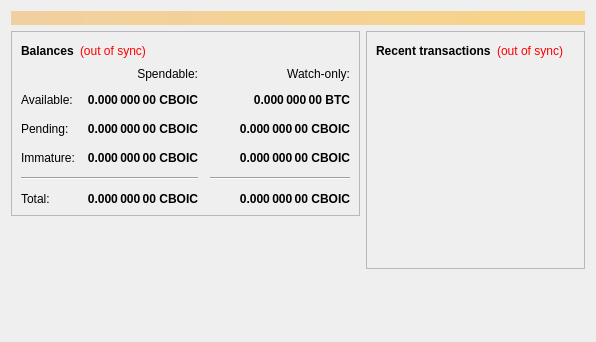
<?xml version="1.0" encoding="UTF-8"?>
<ui version="4.0">
 <class>OverviewPage</class>
 <widget class="QWidget" name="OverviewPage">
  <property name="geometry">
   <rect>
    <x>0</x>
    <y>0</y>
    <width>596</width>
    <height>342</height>
   </rect>
  </property>
  <property name="windowTitle">
   <string>Form</string>
  </property>
  <layout class="QVBoxLayout" name="topLayout">
   <item>
    <widget class="QLabel" name="labelAlerts">
     <property name="visible">
      <bool>false</bool>
     </property>
     <property name="styleSheet">
      <string notr="true">background-color: qlineargradient(x1: 0, y1: 0, x2: 1, y2: 0, stop:0 #F0D0A0, stop:1 #F8D488); color:#000000;</string>
     </property>
     <property name="wordWrap">
      <bool>true</bool>
     </property>
     <property name="margin">
      <number>3</number>
     </property>
    </widget>
   </item>
   <item>
    <layout class="QHBoxLayout" name="horizontalLayout" stretch="1,1">
     <item>
      <layout class="QVBoxLayout" name="verticalLayout_2">
       <item>
        <widget class="QFrame" name="frame">
         <property name="frameShape">
          <enum>QFrame::StyledPanel</enum>
         </property>
         <property name="frameShadow">
          <enum>QFrame::Raised</enum>
         </property>
         <layout class="QVBoxLayout" name="verticalLayout_4">
          <item>
           <layout class="QHBoxLayout" name="horizontalLayout_4">
            <item>
             <widget class="QLabel" name="label_5">
              <property name="font">
               <font>
                <weight>75</weight>
                <bold>true</bold>
               </font>
              </property>
              <property name="text">
               <string>Balances</string>
              </property>
             </widget>
            </item>
            <item>
             <widget class="QLabel" name="labelWalletStatus">
              <property name="cursor">
               <cursorShape>WhatsThisCursor</cursorShape>
              </property>
              <property name="toolTip">
               <string>The displayed information may be out of date. Your wallet automatically synchronizes with the Cboic network after a connection is established, but this process has not completed yet.</string>
              </property>
              <property name="styleSheet">
               <string notr="true">QLabel { color: red; }</string>
              </property>
              <property name="text">
               <string notr="true">(out of sync)</string>
              </property>
              <property name="alignment">
               <set>Qt::AlignLeading|Qt::AlignLeft|Qt::AlignVCenter</set>
              </property>
             </widget>
            </item>
            <item>
             <spacer name="horizontalSpacer_3">
              <property name="orientation">
               <enum>Qt::Horizontal</enum>
              </property>
              <property name="sizeHint" stdset="0">
               <size>
                <width>40</width>
                <height>20</height>
               </size>
              </property>
             </spacer>
            </item>
           </layout>
          </item>
          <item>
           <layout class="QGridLayout" name="gridLayout">
            <property name="spacing">
             <number>12</number>
            </property>
            <item row="2" column="2">
             <widget class="QLabel" name="labelWatchPending">
              <property name="font">
               <font>
                <weight>75</weight>
                <bold>true</bold>
               </font>
              </property>
              <property name="cursor">
               <cursorShape>IBeamCursor</cursorShape>
              </property>
              <property name="toolTip">
               <string>Unconfirmed transactions to watch-only addresses</string>
              </property>
              <property name="text">
               <string notr="true">0.000 000 00 CBOIC</string>
              </property>
              <property name="alignment">
               <set>Qt::AlignRight|Qt::AlignTrailing|Qt::AlignVCenter</set>
              </property>
              <property name="textInteractionFlags">
               <set>Qt::LinksAccessibleByMouse|Qt::TextSelectableByKeyboard|Qt::TextSelectableByMouse</set>
              </property>
             </widget>
            </item>
            <item row="2" column="1">
             <widget class="QLabel" name="labelUnconfirmed">
              <property name="font">
               <font>
                <weight>75</weight>
                <bold>true</bold>
               </font>
              </property>
              <property name="cursor">
               <cursorShape>IBeamCursor</cursorShape>
              </property>
              <property name="toolTip">
               <string>Total of transactions that have yet to be confirmed, and do not yet count toward the spendable balance</string>
              </property>
              <property name="text">
               <string notr="true">0.000 000 00 CBOIC</string>
              </property>
              <property name="alignment">
               <set>Qt::AlignRight|Qt::AlignTrailing|Qt::AlignVCenter</set>
              </property>
              <property name="textInteractionFlags">
               <set>Qt::LinksAccessibleByMouse|Qt::TextSelectableByKeyboard|Qt::TextSelectableByMouse</set>
              </property>
             </widget>
            </item>
            <item row="3" column="2">
             <widget class="QLabel" name="labelWatchImmature">
              <property name="font">
               <font>
                <weight>75</weight>
                <bold>true</bold>
               </font>
              </property>
              <property name="cursor">
               <cursorShape>IBeamCursor</cursorShape>
              </property>
              <property name="toolTip">
               <string>Mined balance in watch-only addresses that has not yet matured</string>
              </property>
              <property name="text">
               <string notr="true">0.000 000 00 CBOIC</string>
              </property>
              <property name="alignment">
               <set>Qt::AlignRight|Qt::AlignTrailing|Qt::AlignVCenter</set>
              </property>
              <property name="textInteractionFlags">
               <set>Qt::LinksAccessibleByMouse|Qt::TextSelectableByKeyboard|Qt::TextSelectableByMouse</set>
              </property>
             </widget>
            </item>
            <item row="4" column="0" colspan="2">
             <widget class="Line" name="line">
              <property name="orientation">
               <enum>Qt::Horizontal</enum>
              </property>
             </widget>
            </item>
            <item row="4" column="2">
             <widget class="Line" name="lineWatchBalance">
              <property name="sizePolicy">
               <sizepolicy hsizetype="Preferred" vsizetype="Fixed">
                <horstretch>0</horstretch>
                <verstretch>0</verstretch>
               </sizepolicy>
              </property>
              <property name="minimumSize">
               <size>
                <width>140</width>
                <height>0</height>
               </size>
              </property>
              <property name="orientation">
               <enum>Qt::Horizontal</enum>
              </property>
             </widget>
            </item>
            <item row="5" column="0">
             <widget class="QLabel" name="labelTotalText">
              <property name="text">
               <string>Total:</string>
              </property>
             </widget>
            </item>
            <item row="3" column="1">
             <widget class="QLabel" name="labelImmature">
              <property name="font">
               <font>
                <weight>75</weight>
                <bold>true</bold>
               </font>
              </property>
              <property name="cursor">
               <cursorShape>IBeamCursor</cursorShape>
              </property>
              <property name="toolTip">
               <string>Mined balance that has not yet matured</string>
              </property>
              <property name="text">
               <string notr="true">0.000 000 00 CBOIC</string>
              </property>
              <property name="alignment">
               <set>Qt::AlignRight|Qt::AlignTrailing|Qt::AlignVCenter</set>
              </property>
              <property name="textInteractionFlags">
               <set>Qt::LinksAccessibleByMouse|Qt::TextSelectableByKeyboard|Qt::TextSelectableByMouse</set>
              </property>
             </widget>
            </item>
            <item row="2" column="3">
             <spacer name="horizontalSpacer_2">
              <property name="orientation">
               <enum>Qt::Horizontal</enum>
              </property>
              <property name="sizeHint" stdset="0">
               <size>
                <width>40</width>
                <height>20</height>
               </size>
              </property>
             </spacer>
            </item>
            <item row="3" column="0">
             <widget class="QLabel" name="labelImmatureText">
              <property name="text">
               <string>Immature:</string>
              </property>
             </widget>
            </item>
            <item row="5" column="1">
             <widget class="QLabel" name="labelTotal">
              <property name="font">
               <font>
                <weight>75</weight>
                <bold>true</bold>
               </font>
              </property>
              <property name="cursor">
               <cursorShape>IBeamCursor</cursorShape>
              </property>
              <property name="toolTip">
               <string>Your current total balance</string>
              </property>
              <property name="text">
               <string notr="true">0.000 000 00 CBOIC</string>
              </property>
              <property name="alignment">
               <set>Qt::AlignRight|Qt::AlignTrailing|Qt::AlignVCenter</set>
              </property>
              <property name="textInteractionFlags">
               <set>Qt::LinksAccessibleByMouse|Qt::TextSelectableByKeyboard|Qt::TextSelectableByMouse</set>
              </property>
             </widget>
            </item>
            <item row="5" column="2">
             <widget class="QLabel" name="labelWatchTotal">
              <property name="font">
               <font>
                <weight>75</weight>
                <bold>true</bold>
               </font>
              </property>
              <property name="cursor">
               <cursorShape>IBeamCursor</cursorShape>
              </property>
              <property name="toolTip">
               <string>Current total balance in watch-only addresses</string>
              </property>
              <property name="text">
               <string notr="true">0.000 000 00 CBOIC</string>
              </property>
              <property name="alignment">
               <set>Qt::AlignRight|Qt::AlignTrailing|Qt::AlignVCenter</set>
              </property>
              <property name="textInteractionFlags">
               <set>Qt::LinksAccessibleByMouse|Qt::TextSelectableByKeyboard|Qt::TextSelectableByMouse</set>
              </property>
             </widget>
            </item>
            <item row="0" column="2">
             <widget class="QLabel" name="labelWatchonly">
              <property name="text">
               <string>Watch-only:</string>
              </property>
              <property name="alignment">
               <set>Qt::AlignRight|Qt::AlignTrailing|Qt::AlignVCenter</set>
              </property>
             </widget>
            </item>
            <item row="1" column="0">
             <widget class="QLabel" name="labelBalanceText">
              <property name="text">
               <string>Available:</string>
              </property>
             </widget>
            </item>
            <item row="1" column="1">
             <widget class="QLabel" name="labelBalance">
              <property name="font">
               <font>
                <weight>75</weight>
                <bold>true</bold>
               </font>
              </property>
              <property name="cursor">
               <cursorShape>IBeamCursor</cursorShape>
              </property>
              <property name="toolTip">
               <string>Your current spendable balance</string>
              </property>
              <property name="text">
               <string notr="true">0.000 000 00 CBOIC</string>
              </property>
              <property name="alignment">
               <set>Qt::AlignRight|Qt::AlignTrailing|Qt::AlignVCenter</set>
              </property>
              <property name="textInteractionFlags">
               <set>Qt::LinksAccessibleByMouse|Qt::TextSelectableByKeyboard|Qt::TextSelectableByMouse</set>
              </property>
             </widget>
            </item>
            <item row="1" column="2">
             <widget class="QLabel" name="labelWatchAvailable">
              <property name="font">
               <font>
                <weight>75</weight>
                <bold>true</bold>
               </font>
              </property>
              <property name="cursor">
               <cursorShape>IBeamCursor</cursorShape>
              </property>
              <property name="toolTip">
               <string>Your current balance in watch-only addresses</string>
              </property>
              <property name="text">
               <string notr="true">0.000 000 00 BTC</string>
              </property>
              <property name="alignment">
               <set>Qt::AlignRight|Qt::AlignTrailing|Qt::AlignVCenter</set>
              </property>
              <property name="textInteractionFlags">
               <set>Qt::LinksAccessibleByMouse|Qt::TextSelectableByKeyboard|Qt::TextSelectableByMouse</set>
              </property>
             </widget>
            </item>
            <item row="2" column="0">
             <widget class="QLabel" name="labelPendingText">
              <property name="text">
               <string>Pending:</string>
              </property>
             </widget>
            </item>
            <item row="0" column="1">
             <widget class="QLabel" name="labelSpendable">
              <property name="text">
               <string>Spendable:</string>
              </property>
              <property name="alignment">
               <set>Qt::AlignRight|Qt::AlignTrailing|Qt::AlignVCenter</set>
              </property>
             </widget>
            </item>
           </layout>
          </item>
         </layout>
        </widget>
       </item>
       <item>
        <spacer name="verticalSpacer">
         <property name="orientation">
          <enum>Qt::Vertical</enum>
         </property>
         <property name="sizeHint" stdset="0">
          <size>
           <width>20</width>
           <height>40</height>
          </size>
         </property>
        </spacer>
       </item>
      </layout>
     </item>
     <item>
      <layout class="QVBoxLayout" name="verticalLayout_3">
       <item>
        <widget class="QFrame" name="frame_2">
         <property name="frameShape">
          <enum>QFrame::StyledPanel</enum>
         </property>
         <property name="frameShadow">
          <enum>QFrame::Raised</enum>
         </property>
         <layout class="QVBoxLayout" name="verticalLayout">
          <item>
           <layout class="QHBoxLayout" name="horizontalLayout_2">
            <item>
             <widget class="QLabel" name="label_4">
              <property name="font">
               <font>
                <weight>75</weight>
                <bold>true</bold>
               </font>
              </property>
              <property name="text">
               <string>Recent transactions</string>
              </property>
             </widget>
            </item>
            <item>
             <widget class="QLabel" name="labelTransactionsStatus">
              <property name="cursor">
               <cursorShape>WhatsThisCursor</cursorShape>
              </property>
              <property name="toolTip">
               <string>The displayed information may be out of date. Your wallet automatically synchronizes with the Cboic network after a connection is established, but this process has not completed yet.</string>
              </property>
              <property name="styleSheet">
               <string notr="true">QLabel { color: red; }</string>
              </property>
              <property name="text">
               <string notr="true">(out of sync)</string>
              </property>
              <property name="alignment">
               <set>Qt::AlignRight|Qt::AlignTrailing|Qt::AlignVCenter</set>
              </property>
             </widget>
            </item>
            <item>
             <spacer name="horizontalSpacer">
              <property name="orientation">
               <enum>Qt::Horizontal</enum>
              </property>
              <property name="sizeHint" stdset="0">
               <size>
                <width>40</width>
                <height>20</height>
               </size>
              </property>
             </spacer>
            </item>
           </layout>
          </item>
          <item>
           <widget class="QListView" name="listTransactions">
            <property name="styleSheet">
             <string notr="true">QListView { background: transparent; }</string>
            </property>
            <property name="frameShape">
             <enum>QFrame::NoFrame</enum>
            </property>
            <property name="verticalScrollBarPolicy">
             <enum>Qt::ScrollBarAlwaysOff</enum>
            </property>
            <property name="horizontalScrollBarPolicy">
             <enum>Qt::ScrollBarAlwaysOff</enum>
            </property>
            <property name="selectionMode">
             <enum>QAbstractItemView::NoSelection</enum>
            </property>
           </widget>
          </item>
         </layout>
        </widget>
       </item>
       <item>
        <spacer name="verticalSpacer_2">
         <property name="orientation">
          <enum>Qt::Vertical</enum>
         </property>
         <property name="sizeHint" stdset="0">
          <size>
           <width>20</width>
           <height>40</height>
          </size>
         </property>
        </spacer>
       </item>
      </layout>
     </item>
    </layout>
   </item>
  </layout>
 </widget>
 <resources/>
 <connections/>
</ui>
